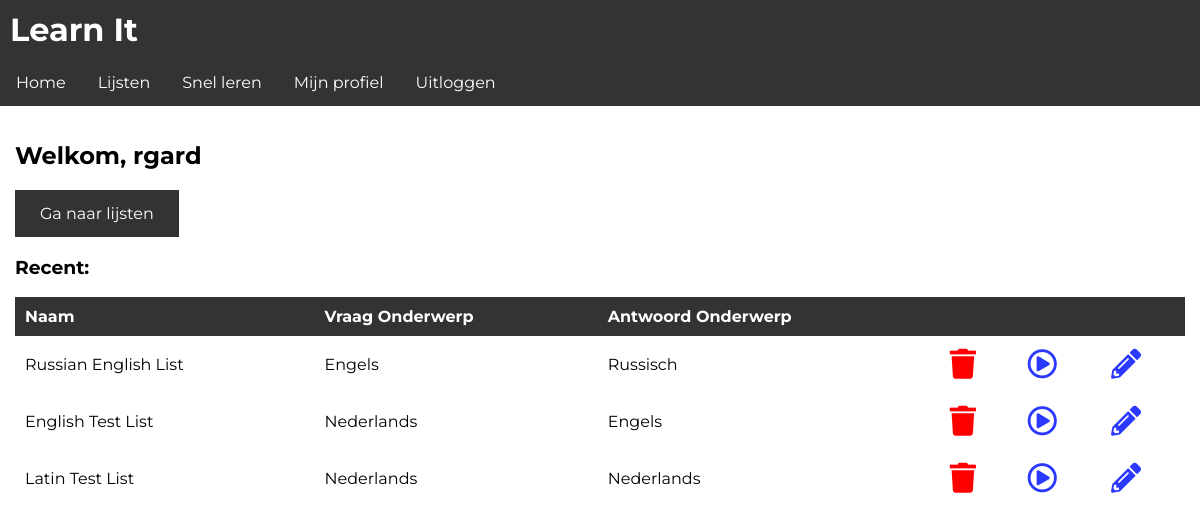
The app's page /app/home/ (signed in) with its own data.
### learnit/models.py (models this page shows, shortened)
class List(models.Model):
    name = models.CharField(max_length=255)
    owner = models.ForeignKey(to=User, on_delete=models.CASCADE)
    question_subject = models.ForeignKey(to=Subject, on_delete=models.PROTECT, related_name='question_subject')
    answer_subject = models.ForeignKey(to=Subject, on_delete=models.PROTECT, related_name='answer_subject')
    questions = models.ManyToManyField(to=Question)
    def get_test(self):
        return str(self.pk)
    def get_edit_url(self):
        return reverse('edit_list', args=[self.pk])

class Subject(models.Model):
    name = models.CharField(max_length=255)
    name_dutch = models.CharField(max_length=255, default="UNKNOWN")
    tts_support = models.BooleanField(default=False)

### learnit/views.py (the view)
# urls.py: path('app/home/', views.app_home, name='app_home'),
def app_home(request):
    results = TestResults.objects.filter(user=request.user)
    lists = []
    for result in results:
        if result.list not in lists:
            lists.append(result.list)
    return render(request, "app/index.html", generate_context(request, {
        'username': request.user.username,
        'lists': lists[:3]
    }))

### learnit/views.py (called while the page is built)
def generate_context(request, context):
    if request.user.is_authenticated:
        settings = Settings.objects.get(user=request.user)
        if settings.interface_language == 0:
            user_language = "en"
        else:
            user_language = "nl"
        translation.activate(user_language)
        request.session[translation.LANGUAGE_SESSION_KEY] = user_language
        context['settings_theme'] = settings.interface_theme
        context['settings_lang'] = settings.interface_language
    return context

### templates/app/index.html
{% extends 'base.html' %}
{% block content %}
    {% if settings_lang == 0 %}
        <h2>Welcome, {{ username }}</h2>
        <a class="link_button" href="/app/lists">Go to lists</a>
    {% elif settings_lang == 1 %}
        <h2>Welkom, {{ username }}</h2>
        <a class="link_button" href="/app/lists">Ga naar lijsten</a>
    {% endif %}
    {% if lists %}
        <h3>Recent:</h3>
    {% endif %}
    {% include 'app/applets/display_list_menu.html' %}
{% endblock %}

### templates/app/applets/display_list_menu.html
{% if lists %}
        <table>
            {% if settings_lang == 0 %}
                <tr id="table_header">
                    <td>Name</td>
                    <td>Question Subject</td>
                    <td>Answer Subject</td>
                    {% elif settings_lang == 1 %}
                <tr id="table_header">
                <td>Naam</td>
                <td>Vraag Onderwerp</td>
                <td>Antwoord Onderwerp</td>
            {% endif %}
            <td></td>
            <td></td>
            <td></td>
            </tr>
            {% for list in lists reversed %}
                <tr>
                    <td>{{ list.name }}</td>
                    {% if settings_lang == 0 %}
                        <td>{{ list.question_subject.name }}</td>
                        <td>{{ list.answer_subject.name }}</td>
                    {% elif settings_lang == 1 %}
                        <td>{{ list.question_subject.name_dutch }}</td>
                        <td>{{ list.answer_subject.name_dutch }}</td>
                    {% endif %}
                    <td><a class="delete_list" href="/app/delete/{{ list.get_test }}"><i class="fas fa-trash"></i></a>
                    </td>
                    <td><a class="test_list" href="/app/test/{{ list.get_test }}"><i class="far fa-play-circle"></i></a>
                    </td>
                    <td><a class="test_list" href="{{ list.get_edit_url }}"><i class="fas fa-pencil-alt"></i></a>
                    </td>
                </tr>
            {% endfor %}
        </table>
    {% endif %}

### learnit/static/css/style_light.css (style rules this page uses)
html, body { margin: 0; padding: 0; }
* { font-family: 'Montserrat', sans-serif; }
table { width: 100%; vertical-align: top; text-align: left; border-spacing: 0; border-collapse: collapse; }
td { width: auto; }
.delete_list { color: red; }
.test_list { color: #2b39ff; }
.test_list, .delete_list { font-size: 30px; }
#table_header { background-color: #333; color: white; width: 100%; margin: 0; font-weight: bold; }
td { margin: 0; padding: 10px; }
.link_button:link, .link_button:visited { background-color: #333; color: white; padding: 14px 25px; text-align: center; text-decoration: none; display: inline-block; }
h2 { font-weight: bold; }

### records on screen
List: name "Russian English List", question_subject.name_dutch "Engels", answer_subject.name_dutch "Russisch"
List: name "English Test List", question_subject.name_dutch "Nederlands", answer_subject.name_dutch "Engels"
List: name "Latin Test List", question_subject.name_dutch "Nederlands", answer_subject.name_dutch "Nederlands"

### other values on screen
{{ username }} "rgard"
